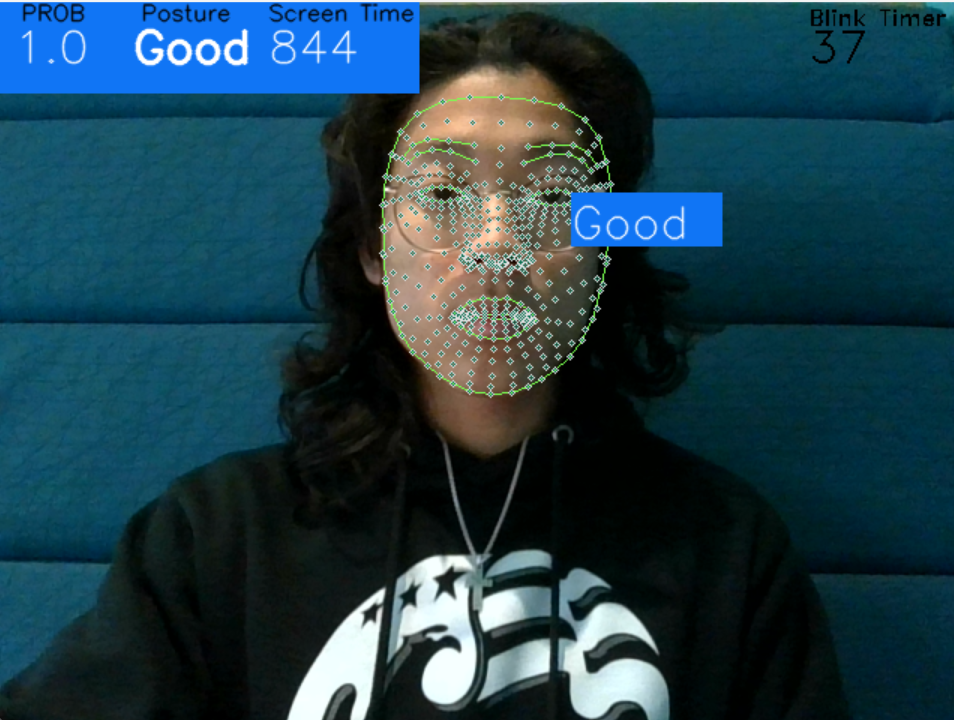
#> input picture good.png, 954 x 720 px, given in place of Girl.mp4, which was not available
$ jupyter execute --allow-errors PostureModelTraining.ipynb   (shell and % lines are left out)   (text cells are left out)
#> lines starting #> are read from the running program, lines starting #| are printed output that depends on the picture; after the words box and inside, x2 and y2 are one past the last pixel; in counts of white or black regions, pixels touching at a corner belong together; pictures that were not available may be replaced by others from this repository, and a replacement may not be noted
[cell 1]
import mediapipe as mp # Import mediapipe
import cv2 # Import opencv
import numpy as np

[cell 2]
mp_drawing = mp.solutions.drawing_utils # Drawing helpers
mp_holistic = mp.solutions.holistic # Mediapipe Solutions

[cell 3]
'''
Author: Asadullah Dal
Youtube Channel: https://www.youtube.com/c/aiphile
'''

import cv2 as cv
import numpy as np

# colors
# values =(blue, green, red) opencv accepts BGR values not RGB
BLACK = (0,0,0)
WHITE = (255,255,255)
BLUE = (255,0,0)
RED = (0,0,255)
CYAN = (255,255,0)
YELLOW =(0,255,255)
MAGENTA = (255,0,255)
GRAY = (128,128,128)
GREEN = (0,255,0)
PURPLE = (128,0,128)
ORANGE = (0,165,255)
PINK = (147,20,255)
points_list =[(200, 300), (150, 150), (400, 200)]
def drawColor(img, colors):
    x, y = 0,10
    w, h = 20, 30

    for color in colors:
        x += w+5
        # y += 10
        cv.rectangle(img, (x-6, y-5 ), (x+w+5, y+h+5), (10, 50, 10), -1)
        cv.rectangle(img, (x, y ), (x+w, y+h), color, -1)

# [23 lines left out: function colorBackgroundText, not called in this run]

def textWithBackground(img, text, font, fontScale, textPos, textThickness=1,textColor=(0,255,0), bgColor=(0,0,0), pad_x=3, pad_y=3, bgOpacity=0.5):
    """
    Draws text with background, with  control transparency
    @param img:(mat) which you want to draw text
    @param text: (string) text you want draw
    @param font: fonts face, like FONT_HERSHEY_COMPLEX, FONT_HERSHEY_PLAIN etc.
    @param fontScale: (double) the size of text, how big it should be.
    @param textPos: tuple(x,y) position where you want to draw text
    @param textThickness:(int) fonts weight, how bold it should be
    @param textPos: tuple(x,y) position where you want to draw text
    @param textThickness:(int) fonts weight, how bold it should be.
    @param textColor: tuple(BGR), values -->0 to 255 each
    @param bgColor: tuple(BGR), values -->0 to 255 each
    @param pad_x: int(pixels)  padding of in x direction
    @param pad_y: int(pixels) 1 to 1.0 (), controls transparency of  text background
    @return: img(mat) with draw with background
    """
    (t_w, t_h), _= cv.getTextSize(text, font, fontScale, textThickness) # getting the text size
    x, y = textPos
    overlay = img.copy() # coping the image
    cv.rectangle(overlay, (x-pad_x, y+ pad_y), (x+t_w+pad_x, y-t_h-pad_y), bgColor,-1) # draw rectangle
    new_img = cv.addWeighted(overlay, bgOpacity, img, 1 - bgOpacity, 0) # overlaying the rectangle on the image.
    cv.putText(new_img,text, textPos,font, fontScale, textColor,textThickness ) # draw in text
    img = new_img

    return img


def textBlurBackground(img, text, font, fontScale, textPos, textThickness=1,textColor=(0,255,0),kneral=(33,33) , pad_x=3, pad_y=3):
    """
    Draw text with background blured,  control the blur value, with kernal(odd, odd)
    @param img:(mat) which you want to draw text
    @param text: (string) text you want draw
    @param font: fonts face, like FONT_HERSHEY_COMPLEX, FONT_HERSHEY_PLAIN etc.
    @param fontScale: (double) the size of text, how big it should be.
    @param textPos: tuple(x,y) position where you want to draw text
    @param textThickness:(int) fonts weight, how bold it should be.
    @param textColor: tuple(BGR), values -->0 to 255 each
    @param kneral: tuple(3,3) int as odd number:  higher the value, more blurry background would be
    @param pad_x: int(pixels)  padding of in x direction
    @param pad_y: int(pixels)  padding of in y direction
    @return: img mat, with text drawn, with background blured

    call the function:
     img =textBlurBackground(img, 'Blured Background Text', cv2.FONT_HERSHEY_COMPLEX, 0.9, (20, 60),2, (0,255, 0), (49,49), 13, 13 )
    """

    (t_w, t_h), _= cv.getTextSize(text, font, fontScale, textThickness) # getting the text size
    x, y = textPos
    blur_roi = img[y-pad_y-t_h: y+pad_y, x-pad_x:x+t_w+pad_x] # croping Text Background
    img[y-pad_y-t_h: y+pad_y, x-pad_x:x+t_w+pad_x]=cv.blur(blur_roi, kneral)  # merging the blured background to img
    cv.putText(img,text, textPos,font, fontScale, textColor,textThickness )
    # cv.imshow('blur roi', blur_roi)
    # cv.imshow('blured', img)

    return img

def fillPolyTrans(img, points, color, opacity):
    """
    @param img: (mat) input image, where shape is drawn.
    @param points: list [tuples(int, int) these are the points custom shape,FillPoly
    @param color: (tuples (int, int, int)
    @param opacity:  it is transparency of image.
    @return: img(mat) image with rectangle draw.
    """
    list_to_np_array = np.array(points, dtype=np.int32)
    overlay = img.copy()  # coping the image
    cv.fillPoly(overlay,[list_to_np_array], color )
    new_img = cv.addWeighted(overlay, opacity, img, 1 - opacity, 0)
    # print(points_list)
    img = new_img
    cv.polylines(img, [list_to_np_array], True, color,1, cv.LINE_AA)
    return img

# [4 lines of commented-out code are left out]

def rectTrans(img, pt1, pt2, color, thickness, opacity):
    """
    @param img: (mat) input image, where shape is drawn.
    @param pt1: tuple(int,int) it specifies the starting point(x,y) os rectangle
    @param pt2: tuple(int,int)  it nothing but width and height of rectangle
    @param color: (tuples (int, int, int), it tuples of BGR values
    @param thickness: it thickness of board line rectangle, if (-1) passed then rectangle will be fulled with color.
    @param opacity:  it is transparency of image.
    @return:
    """
    overlay = img.copy()
    cv.rectangle(overlay, pt1, pt2, color, thickness)
    new_img = cv.addWeighted(overlay, opacity, img, 1 - opacity, 0) # overlaying the rectangle on the image.
    img = new_img

    return img

def main():
    cap = cv.VideoCapture('Girl.mp4')
    counter =0
    while True:
        success, img = cap.read()
#> img is the input picture: shape (720, 954, 3); mean B, G, R 75.6, 63.2, 31.6
        # img = np.zeros((1000,1000, 3), dtype=np.uint8)
        img=rectTrans(img, pt1=(30, 320), pt2=(160, 260), color=(0,255,255),thickness=-1, opacity=0.6)
        img =fillPolyTrans(img=img, points=points_list, color=(0,255,0), opacity=.5)
#> in fillPolyTrans, `cv.polylines(img, [list_to_np_array], True, color,1, cv.LINE_AA)`:
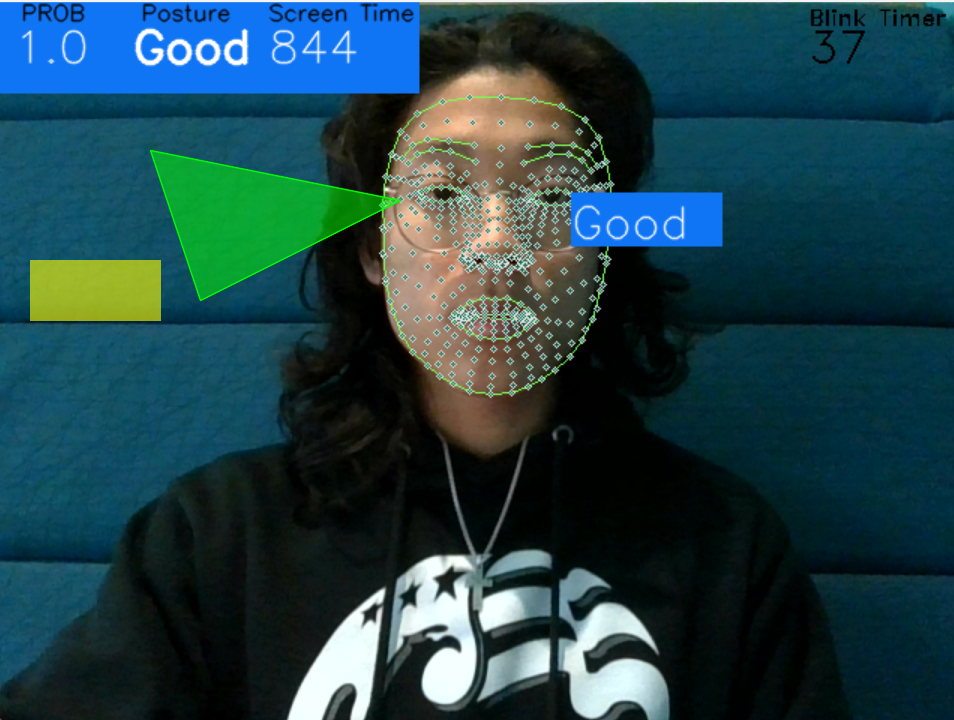
#> img: shape (720, 954, 3); mean B, G, R 73.7, 67, 33
        drawColor(img, [BLACK,WHITE ,BLUE,RED,CYAN,YELLOW,MAGENTA,GRAY ,GREEN,PURPLE,ORANGE,PINK])
#> the loop in drawColor, `for color in colors:` made 12 passes
#> (color, x) on passes 1 to 12: ((0, 0, 0), 25), ((255, 255, 255), 50), ((255, 0, 0), 75), ((0, 0, 255), 100), ((255, 255, 0), 125), ((0, 255, 255), 150), ((255, 0, 255), 175), ((128, 128, 128), 200), ((0, 255, 0), 225), ((128, 0, 128), 250), ((0, 165, 255), 275), ((147, 20, 255), 300)
#> after the loop in drawColor, `for color in colors:`:
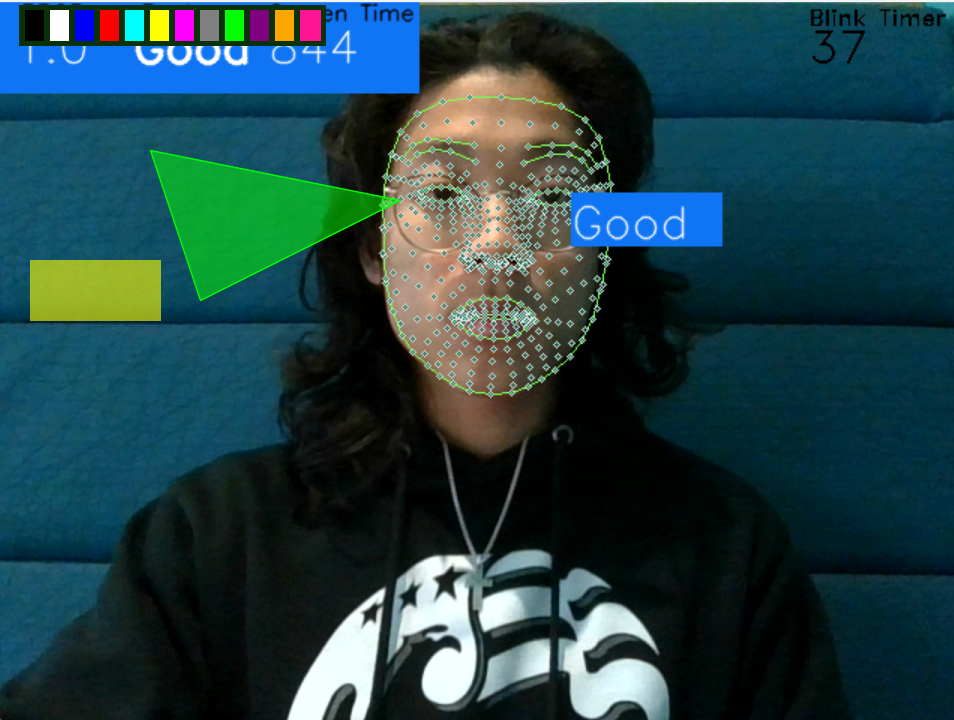
#> img: shape (720, 954, 3); 1.83% of pixels changed, all inside (x1, y1, x2, y2) = (19, 5, 326, 46)
#> after the loop in drawColor, `for color in colors:`: x = 300
        textBlurBackground(img, 'Blured Background Text', cv.FONT_HERSHEY_COMPLEX, 0.8, (60, 140),2, YELLOW, (71,71), 13, 13)
#> in textBlurBackground, `(t_w, t_h), _= cv.getTextSize(text, font, fontScale, textThickness)`: t_w = 338; t_h = 18
#> in textBlurBackground, `img[y-pad_y-t_h: y+pad_y, x-pad_x:x+t_w+pad_x]=cv.blur(blur_roi, kneral)`: img: shape (720, 954, 3); 2.33% of pixels changed, all inside (x1, y1, x2, y2) = (47, 109, 411, 153)
#> in textBlurBackground, `cv.putText(img,text, textPos,font, fontScale, textColor,textThickness )`:
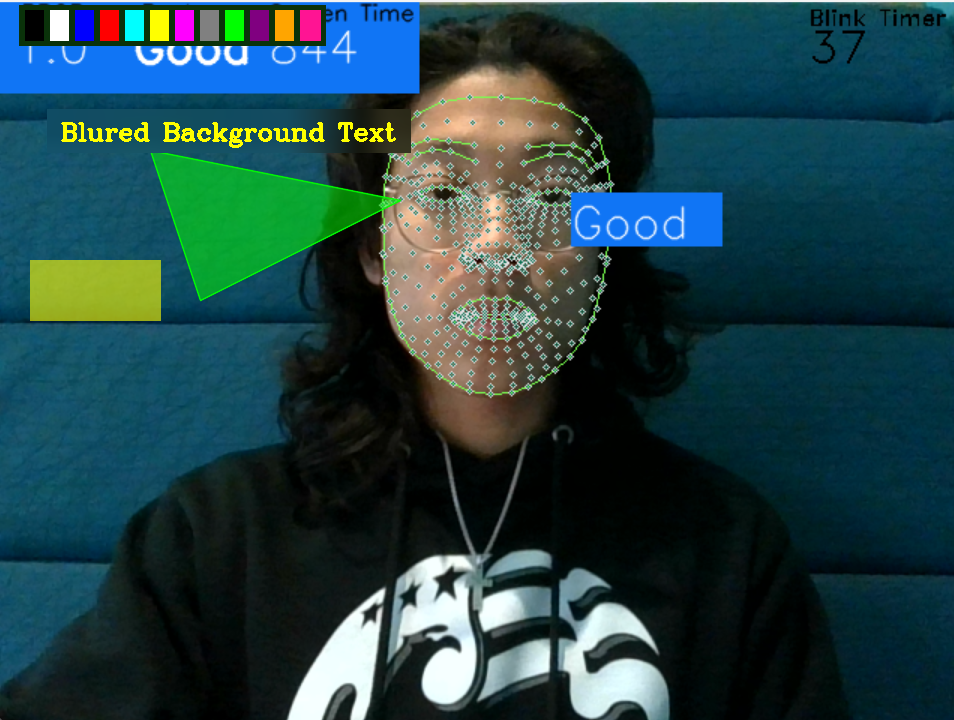
#> img: shape (720, 954, 3); mean B, G, R 70.6, 67.1, 35
        img=textWithBackground(img, 'Colored Background Texts', cv.FONT_HERSHEY_SIMPLEX, 0.8, (60,80), textThickness=2, bgColor=GREEN, textColor=BLACK, bgOpacity=0.7, pad_x=6, pad_y=6)
#> in textWithBackground, `(t_w, t_h), _= cv.getTextSize(text, font, fontScale, textThickness)`: t_w = 332; t_h = 18
#> in textWithBackground, `cv.rectangle(overlay, (x-pad_x, y+ pad_y), (x+t_w+pad_x, y-t_h-pad_y),..`:
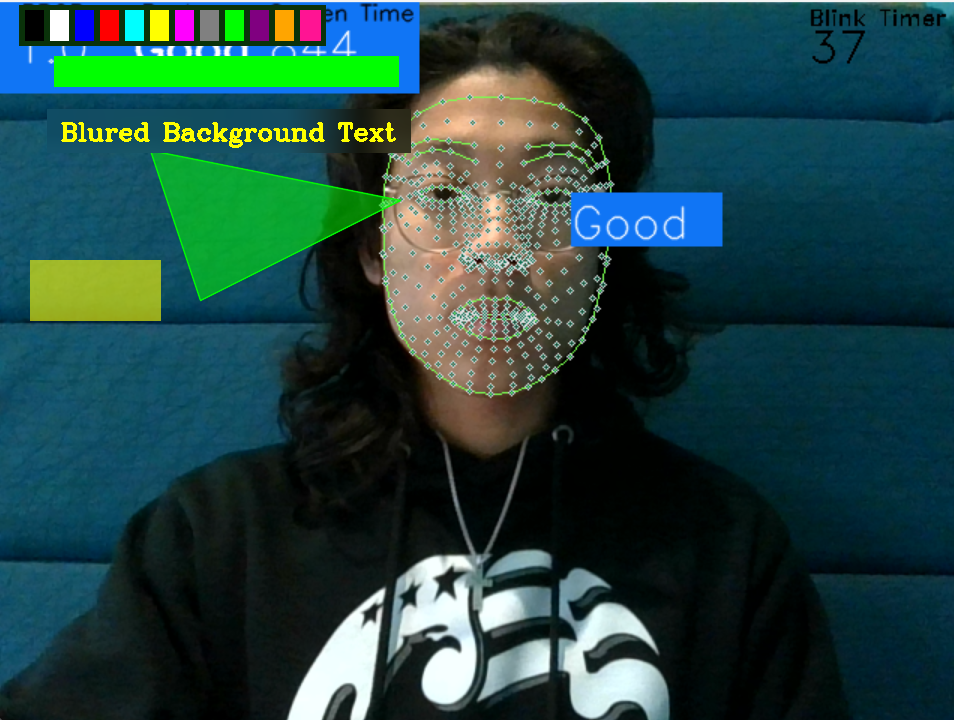
#> overlay: shape (720, 954, 3); 1.56% of pixels changed, all inside (x1, y1, x2, y2) = (54, 56, 399, 87)
#> in textWithBackground, `cv.putText(new_img,text, textPos,font, fontScale, textColor,textThickn..`:
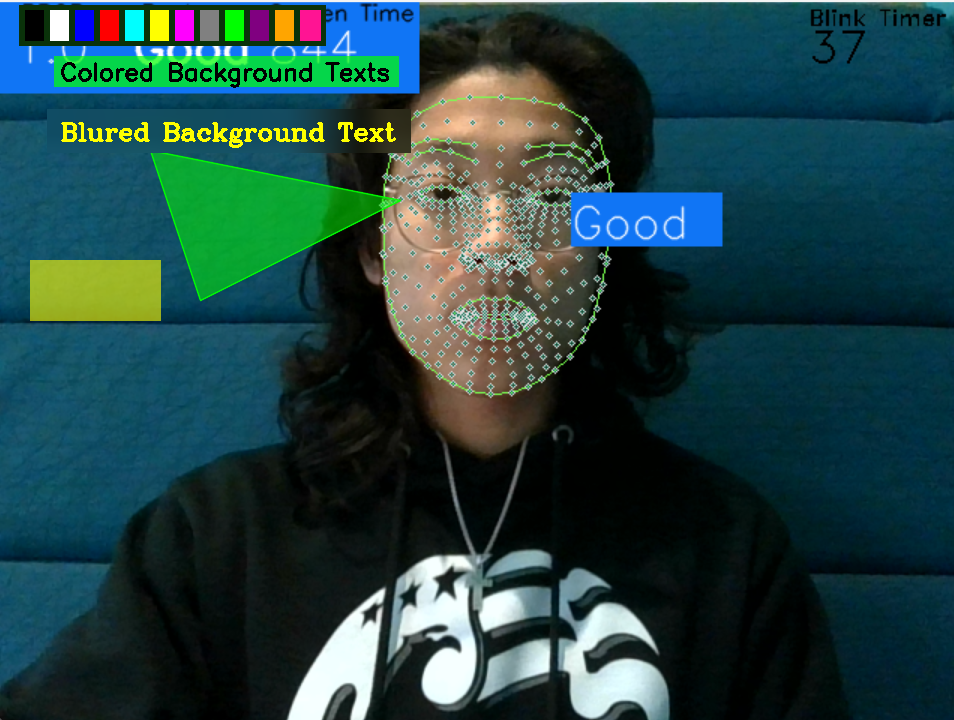
#> new_img: shape (720, 954, 3); mean B, G, R 67.6, 67.8, 34.7
        imgGray = cv.cvtColor(img, cv.COLOR_BGR2GRAY)
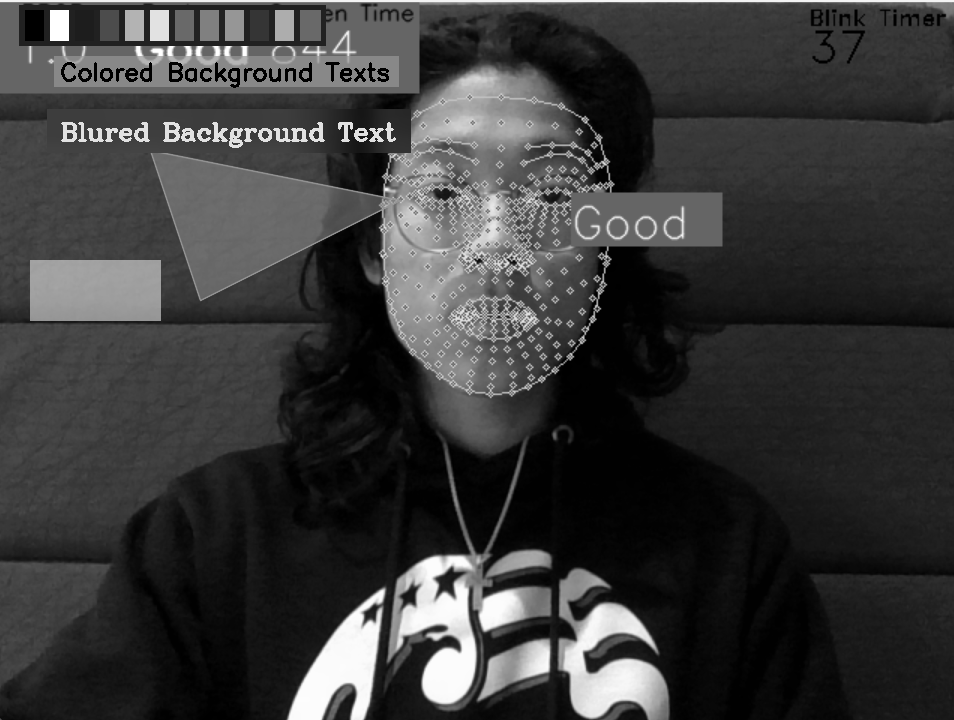
#> imgGray: shape (720, 954); min 0, max 255, mean 57.9
        # cv.imwrite('color_image.png', img)
        counter +=1
        cv.imshow('img', img)
        cv.imwrite(f'image/image_{counter}.png', img)
        if cv.waitKey(1) ==ord('q'):
#> (key q is pressed here)
            break

if __name__ == "__main__":
    main()

[cell 4]
import cv2 as cv
import mediapipe as mp
import time
import utils, math
import numpy as np
# variables
frame_counter =0
CEF_COUNTER =0
TOTAL_BLINKS =0
# constants
CLOSED_EYES_FRAME =3
FONTS =cv.FONT_HERSHEY_COMPLEX
#> FONTS = 3

# face bounder indices
FACE_OVAL=[ 10, 338, 297, 332, 284, 251, 389, 356, 454, 323, 361, 288, 397, 365, 379, 378, 400, 377, 152, 148, 176, 149, 150, 136, 172, 58, 132, 93, 234, 127, 162, 21, 54, 103,67, 109]

# lips indices for Landmarks
LIPS=[ 61, 146, 91, 181, 84, 17, 314, 405, 321, 375,291, 308, 324, 318, 402, 317, 14, 87, 178, 88, 95,185, 40, 39, 37,0 ,267 ,269 ,270 ,409, 415, 310, 311, 312, 13, 82, 81, 42, 183, 78 ]
LOWER_LIPS =[61, 146, 91, 181, 84, 17, 314, 405, 321, 375, 291, 308, 324, 318, 402, 317, 14, 87, 178, 88, 95]
UPPER_LIPS=[ 185, 40, 39, 37,0 ,267 ,269 ,270 ,409, 415, 310, 311, 312, 13, 82, 81, 42, 183, 78]
# Left eyes indices
LEFT_EYE =[ 362, 382, 381, 380, 374, 373, 390, 249, 263, 466, 388, 387, 386, 385,384, 398 ]
LEFT_EYEBROW =[ 336, 296, 334, 293, 300, 276, 283, 282, 295, 285 ]

# right eyes indices
RIGHT_EYE=[ 33, 7, 163, 144, 145, 153, 154, 155, 133, 173, 157, 158, 159, 160, 161 , 246 ]
RIGHT_EYEBROW=[ 70, 63, 105, 66, 107, 55, 65, 52, 53, 46 ]

map_face_mesh = mp.solutions.face_mesh
# camera object
camera = cv.VideoCapture(1)
# landmark detection function
# [50 lines left out: functions landmarksDetection, euclaideanDistance, blinkRatio, not called in this run]


#> (the rest of this cell did not finish here and is left out)

[cell 5]
# Left eyes indices
LEFT_EYE =[ 362, 382, 381, 380, 374, 373, 390, 249, 263, 466, 388, 387, 386, 385,384, 398 ]
LEFT_EYEBROW =[ 336, 296, 334, 293, 300, 276, 283, 282, 295, 285 ]

# right eyes indices
RIGHT_EYE=[ 33, 7, 163, 144, 145, 153, 154, 155, 133, 173, 157, 158, 159, 160, 161 , 246 ]
RIGHT_EYEBROW=[ 70, 63, 105, 66, 107, 55, 65, 52, 53, 46 ]

[cell 6]
# [40 lines left out: functions euclaideanDistance, blinkRatio, not called in this run]

[cell 7]
CEF_COUNTER = 0
TOTAL_BLINKS = 0
cap = cv2.VideoCapture(0)
# Initiate holistic model
#> (the rest of this cell did not finish here and is left out)

#> (a cell that did not finish here is left out)

[cell 9]
import csv
import os
import numpy as np

#> (a cell that did not finish here is left out)

[cell 11]
landmarks = ['class']
#> (the rest of this cell did not finish here and is left out)

[cell 12]
landmarks

[cell 13]
with open('coords.csv', mode='w', newline='') as f:
    csv_writer = csv.writer(f, delimiter=',', quotechar='"', quoting=csv.QUOTE_MINIMAL)
    csv_writer.writerow(landmarks)

[cell 14]
class_name = "Awake"

[cell 15]
cap = cv2.VideoCapture(0)
# Initiate holistic model
#> (the rest of this cell did not finish here and is left out)

[cell 16]
import pandas as pd
from sklearn.model_selection import train_test_split

[cell 17]
df = pd.read_csv('coords.csv')

[cell 18]
df.head()

[cell 19]
df.tail()

[cell 20]
df[df['class']=='Sad']

[cell 21]
X = df.drop('class', axis=1) # features
y = df['class'] # target value

#> (a cell that did not finish here is left out)

#> (a cell that did not finish here is left out)

[cell 24]
from sklearn.pipeline import make_pipeline
from sklearn.preprocessing import StandardScaler

from sklearn.linear_model import LogisticRegression, RidgeClassifier
from sklearn.ensemble import RandomForestClassifier, GradientBoostingClassifier

[cell 25]
pipelines = {
    'lr':make_pipeline(StandardScaler(), LogisticRegression()),
    'rc':make_pipeline(StandardScaler(), RidgeClassifier()),
    'rf':make_pipeline(StandardScaler(), RandomForestClassifier()),
    'gb':make_pipeline(StandardScaler(), GradientBoostingClassifier()),
}

[cell 26]
fit_models = {}
#> (the rest of this cell did not finish here and is left out)

[cell 27]
fit_models

#> (a cell that did not finish here is left out)

[cell 29]
from sklearn.metrics import accuracy_score # Accuracy metrics
import pickle

[cell 30]
for algo, model in fit_models.items():
    yhat = model.predict(X_test)
    print(algo, accuracy_score(y_test, yhat))
